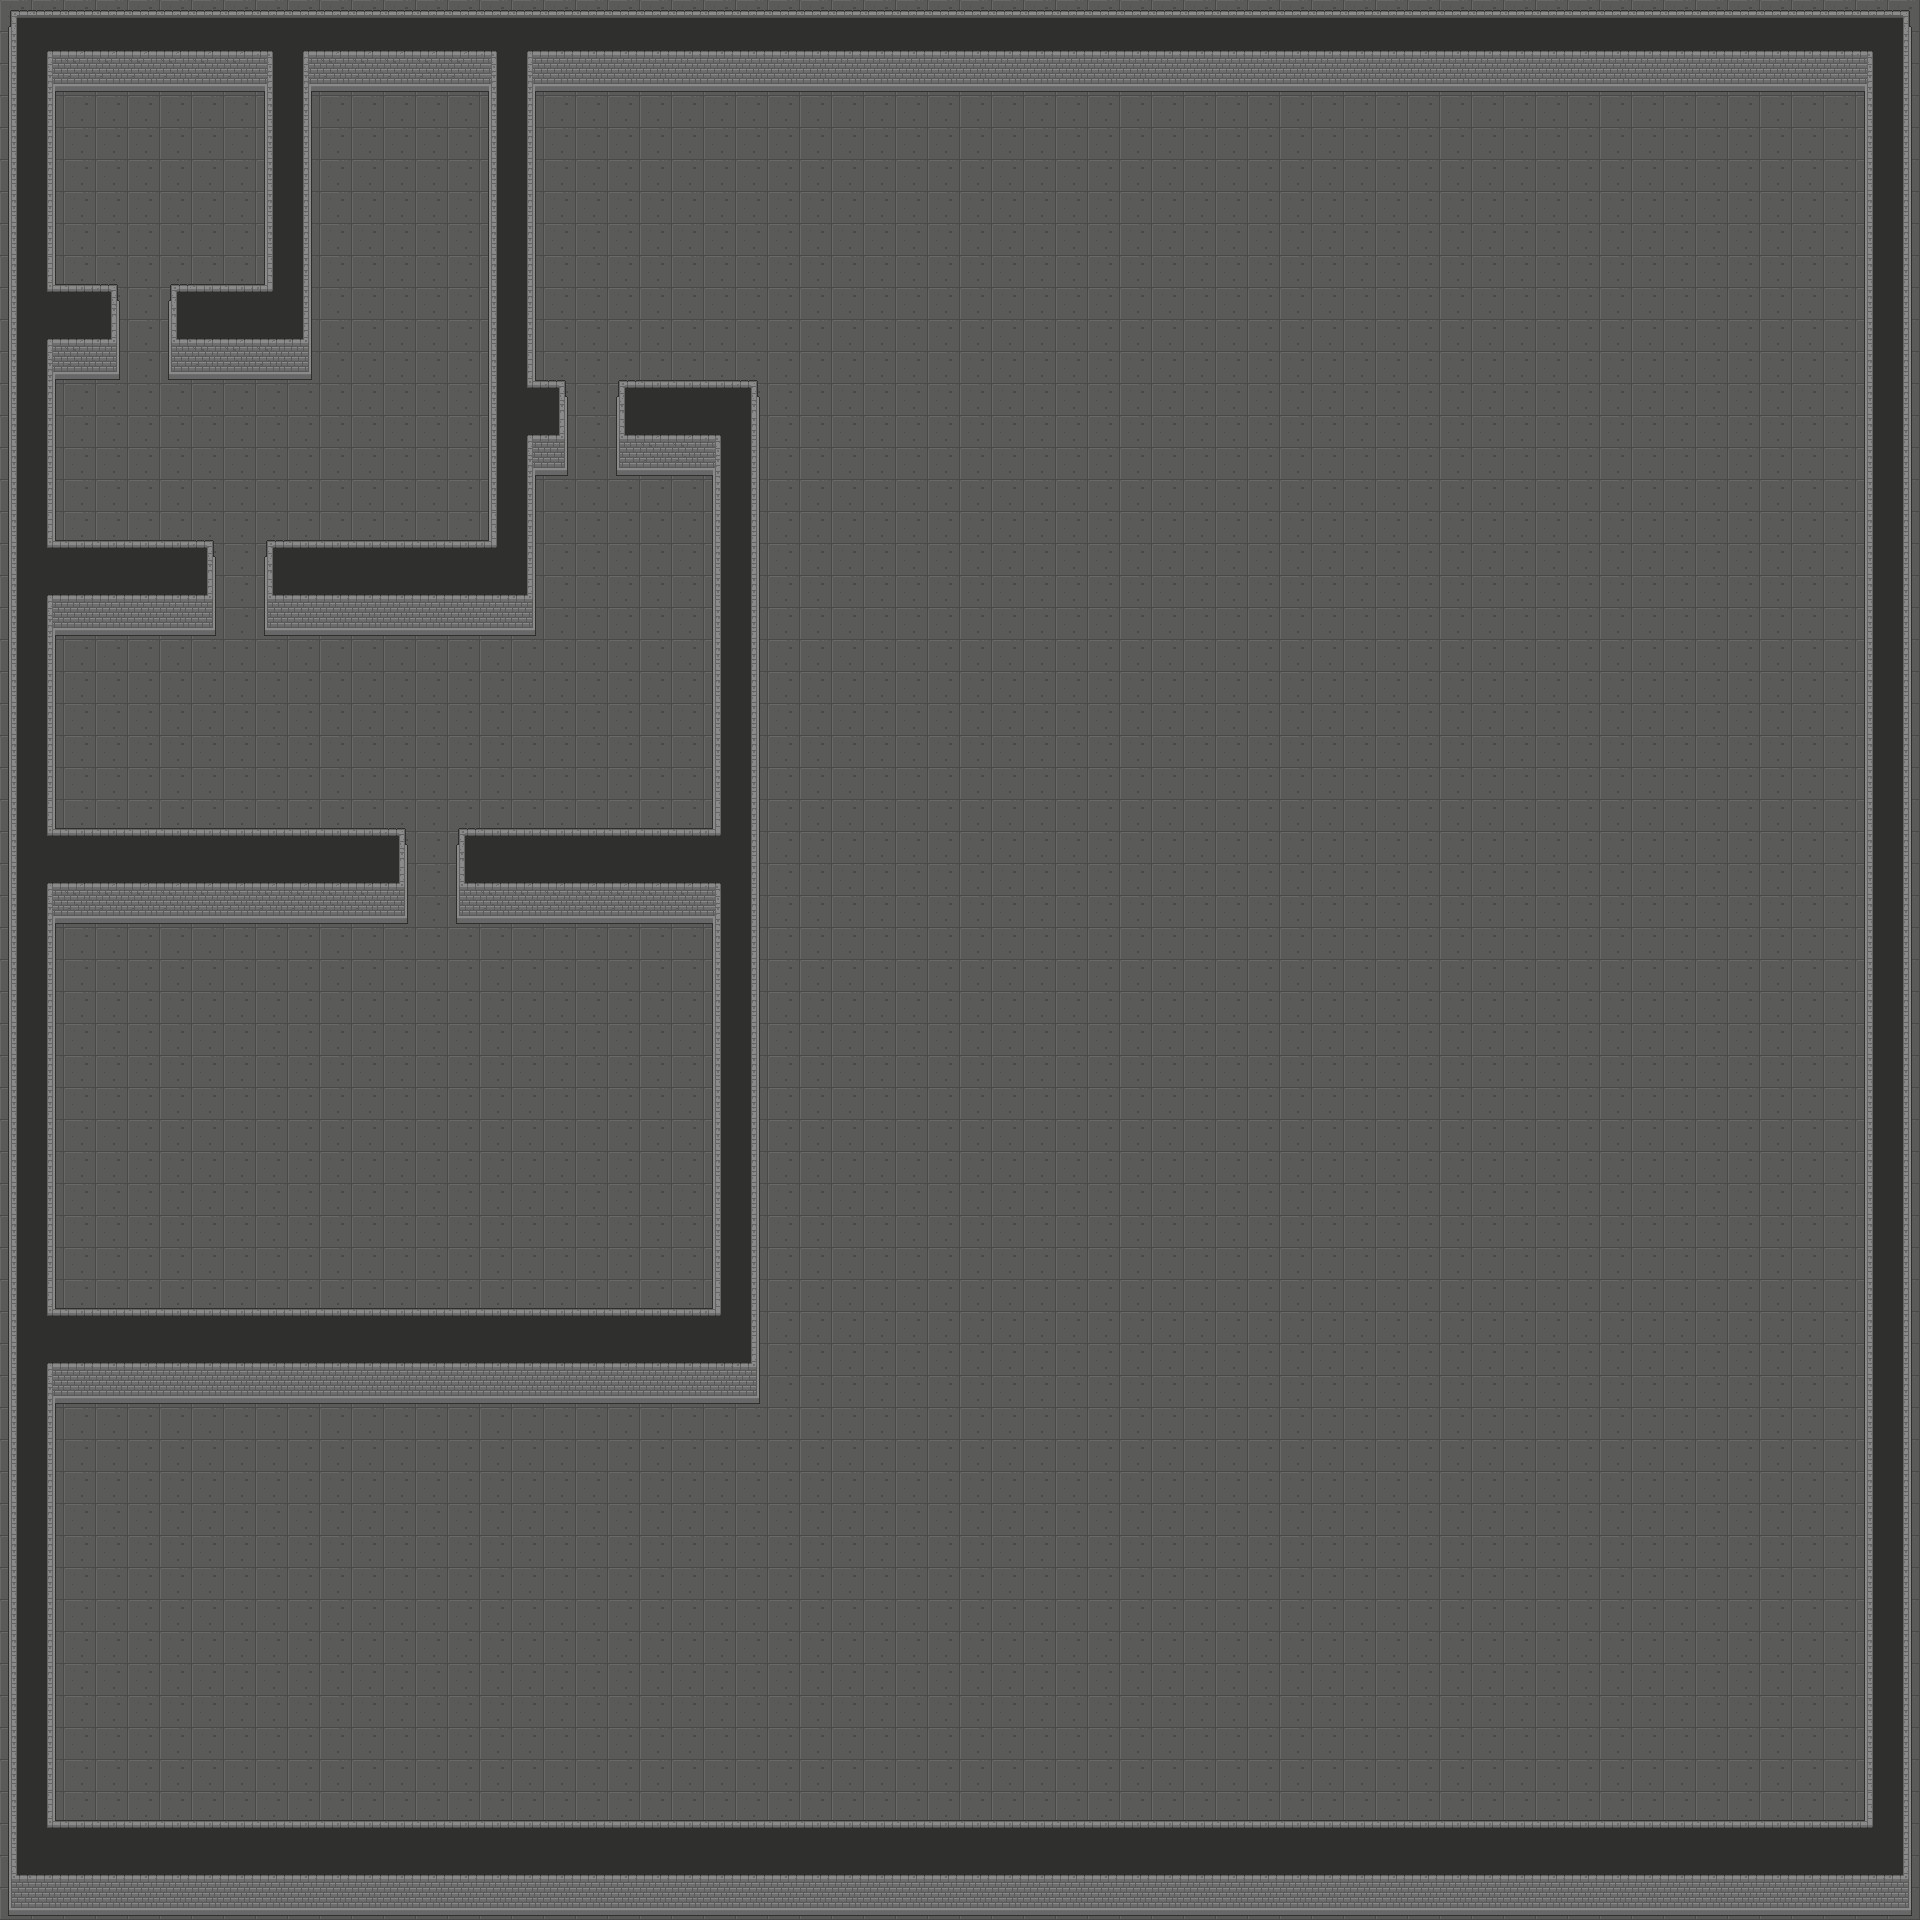

This game map was drawn from its Tiled (.tmx) file and the tilesets committed beside it. A one-line description and the trimmed map source follow:
An orthogonal 60x60 tile map with 32x32 px tiles, 2 tile layers (Ground, Wall) and 37 objects (6x Spawn, 2x 4, 2x 3, 2x 2, 2x 1, ...).

<map version="1.2" tiledversion="1.2.4" orientation="orthogonal" renderorder="right-down" width="60" height="60" tilewidth="32" tileheight="32" infinite="0" nextlayerid="13" nextobjectid="67">
 <tileset firstgid="1" name="Dungeon_Tileset" tilewidth="32" tileheight="32" tilecount="320" columns="16">
  <image source="Dungeon_Tileset.png" width="512" height="640" />
  <tile id="0">
   <objectgroup draworder="index">
    <object id="1" x="8.25" y="10" width="24.375" height="22.875" />
   </objectgroup>
  </tile>
  <tile id="16">
   <objectgroup draworder="index">
    <object id="1" x="8" y="-0.727273" width="25.8182" height="35.4545" />
   </objectgroup>
  </tile>
  <tile id="32">
   <objectgroup draworder="index">
    <object id="1" x="7.81818" y="-2.72727" width="26.3636" height="40.7273" />
   </objectgroup>
  </tile>
  <tile id="48">
   <objectgroup draworder="index">
    <object id="1" x="7.63636" y="-3.27273" width="26.5455" height="31.2727" />
   </objectgroup>
  </tile>
  <tile id="49">
   <objectgroup draworder="index">
    <object id="1" x="-3.81818" y="-8.54545" width="38.7273" height="35.6364" />
   </objectgroup>
  </tile>
 </tileset>
 <layer id="1" name="Ground" width="60" height="60">
  <data>[3600 cells, 3600 non-empty, 1 distinct tile ids]</data>
 </layer>
 <objectgroup id="5" name="Objects">
  <object id="16" name="Spawn" x="96" y="128" width="32" height="32" />
  <object id="60" name="Spawn" x="144" y="121" width="32" height="32" />
  <object id="61" name="Spawn" x="85" y="172.5" width="32" height="32" />
  <object id="62" name="Spawn" x="166" y="171" width="32" height="32" />
  <object id="63" name="Spawn" x="95.5" y="226.5" width="32" height="32" />
  <object id="64" name="Spawn" x="152" y="224" width="32" height="32" />
 </objectgroup>
 <objectgroup id="9" name="CollisionObjects">
  <object id="30" name="left Wall" x="0.999967" y="10.3333" width="53" height="1904.67" />
  <object id="31" name="1C" x="32" y="286" width="85" height="94" />
  <object id="32" name="upper Wall" x="0" y="3.33333e-5" width="1910" height="88.9997" />
  <object id="33" name="1B" x="265" y="12" width="46" height="367" />
  <object id="34" name="1A" x="170" y="284" width="118.333" height="95" />
  <object id="35" name="2B" x="265" y="541" width="250" height="94" />
  <object id="36" name="2A" x="32" y="541" width="176" height="93" />
  <object id="37" name="2C" x="488" y="72" width="46" height="563" />
  <object id="38" name="3D" x="528" y="382" width="37" height="93" />
  <object id="39" name="3C" x="615" y="381" width="144" height="95" />
  <object id="40" name="4B" x="713" y="471" width="46" height="933" />
  <object id="41" name="4A" x="27" y="1309" width="712.667" height="95" />
  <object id="42" name="3B" x="459" y="830" width="270" height="91" />
  <object id="43" name="3A" x="31" y="829" width="374" height="92" />
  <object id="47" name="bottom Wall" x="-22.6667" y="1826" width="1971.33" height="107.333" />
  <object id="49" name="right Wall" x="1866" y="-48.6667" width="68.6667" height="1890.67" />
  <object id="53" x="53" y="971" />
 </objectgroup>
 <objectgroup id="12" name="wincondition">
  <object id="66" x="1564" y="1626" width="296" height="190" />
 </objectgroup>
 <objectgroup id="10" name="LeftDoors">
  <object id="58" name="4" x="407" y="863" width="24" height="30" />
  <object id="55" name="3" x="567" y="416" width="24" height="30" />
  <object id="54" name="2" x="217" y="576" width="24" height="30" />
  <object id="13" name="1" x="119" y="319.667" width="24" height="30" />
 </objectgroup>
 <objectgroup id="11" name="RightDoors">
  <object id="59" name="4" x="432" y="863" width="24" height="30" />
  <object id="57" name="3" x="591" y="416" width="24" height="30" />
  <object id="56" name="2" x="240" y="576" width="24" height="30" />
  <object id="15" name="1" x="143.667" y="319.667" width="24" height="30" />
 </objectgroup>
 <layer id="2" name="Wall" width="60" height="60">
  <data>[3600 cells, 990 non-empty, 31 distinct tile ids]</data>
 </layer>
</map>
